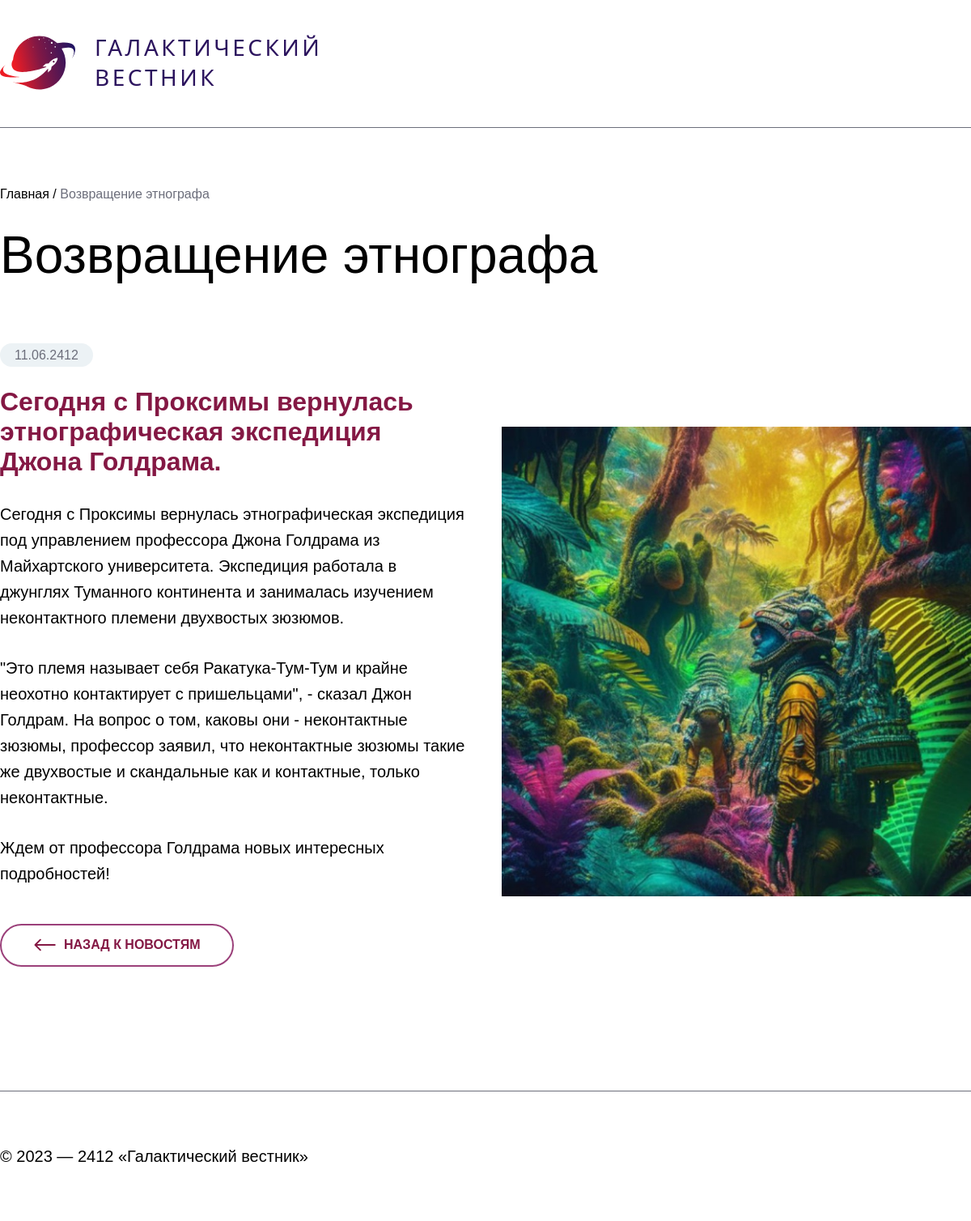
/posts?id=16&page=1, run on the app's committed database.
### tables this page shows
CREATE TABLE `news` (
  `id` int(11) unsigned NOT NULL AUTO_INCREMENT,
  `date` datetime NULL DEFAULT NULL,
  `title` varchar(250) NOT NULL DEFAULT '',
  `announce` text NULL DEFAULT NULL,
  `content` text NULL DEFAULT NULL,
  `image` varchar(250) NOT NULL DEFAULT '',
  PRIMARY KEY (`id`),
  KEY `id` (`id`),

  KEY `idx_news_date` (`date`));

### app/controllers/posts/show.php (called while the page is built)
<?php
$db = \core\App::get('\core\Db');
$id = $_GET['id'] ?? 0;
$page = $_GET['page'] ?? 1;
$post = $db->query("SELECT id, DATE_FORMAT(`date`, '%d.%m.%Y') as fmt, title, announce, content, image FROM news WHERE id = ? LIMIT 1", [$id])->findOrFail();
require_once VIEWS . '/posts/show.tpl.php';

### public/index.php (called while the page is built, shortened)
<?php
require_once __DIR__ . '/makedb.php';
$router = new \core\Router();
$router->match();

### app/core/classes/App.php (called while the page is built, shortened)
<?php
class App
{
    protected static $container;
    public static function setContainer($container)
    {
        static::$container = $container;
    }
    public static function getContainer()
    {
        return static::$container;
    }
    public static function get($service)
    {
        return static::getContainer()->getService($service);
    }
}

### config/db.php (called while the page is built)
<?php
return [
    'host' => 'db',
    'dbname' => 'news',
    'username' => 'news',
    'password' => 'sfCt8FJCAo05LTZR',
    'charset' => 'utf8mb4',
    'options' => [
        PDO::ATTR_DEFAULT_FETCH_MODE => PDO::FETCH_ASSOC,
    ],
];

### app/core/classes/Db.php (called while the page is built, shortened)
<?php
final class Db
{
    private $connection;
    private PDOStatement $stmt;
    private static $instance = null;
    public static function getInstance()
    {
        if (self::$instance === null) {
            self::$instance = new self();
        }
        return self::$instance;
    }
    public function getConnection(array $db_config)
    {
        $dsn = "mysql:host={$db_config['host']};dbname={$db_config['dbname']};charset={$db_config['charset']}";
        try {
            $this->connection = new PDO($dsn, $db_config['username'], $db_config['password'], $db_config['options']);
            return $this;
        } catch (PDOException $e) {
            abort(500);
        }
    }
    public function query($query, $params = [])
    {
        try {
            $this->stmt = $this->connection->prepare($query);
            $this->stmt->execute($params);
        } catch (PDOException $e) {
            return false;
        }
        return $this;
    }
    public function find()
    {
        return $this->stmt->fetch();
    }
    public function findOrFail()
    {
        $res = $this->find();
        return $res;
    }
}

### public/makedb.php (called while the page is built, shortened)
<?php
$container = new \core\ServiceContainer();
$container->setService('\core\Db', function () {
    $db_config = require CONFIG . '/db.php';
    return (\core\Db::getInstance())->getConnection($db_config);
});

### app/core/classes/ServiceContainer.php (called while the page is built, shortened)
<?php
class ServiceContainer{
    protected $services = [];
    public function setService($service, $func){
        $this->services[$service] = $func;
    }
    public function getService($service){
        return call_user_func($this->services[$service]);
    }
}

### app/views/parts/current_news.php (the view)
<main class="wrapper margin-current-news">
    <div class="nav_text">
        <span class="text-for-date">Главная / </span>
        <span class="current_text_2 text-for-date"><?= $post['title'] ?> </span>
    </div>
    <div class="title-margin-current-news">
        <h1 class="text-1"><?= $post['title'] ?> </h1>
    </div>
    <div class="container-current-news">
        <div class="content-flex-current-news">
            <div class="container-date-current-news">
                <span class="text-for-date date-current-news"><?= $post['fmt'] ?> </span>
            </div>
            <div>
                <h2 class="text-2-fat announce-text-current-news"><?= $post['announce'] ?></h2>
            </div>
            <div class="text-p gap-for-p-current-news">
                <?= $post['content'] ?>
            </div>
            <div class="container-button-current-news">
                <span>
                    <a class="hover-button-current-news text-for-button" href="<?php PATH ?> /?page=<?= $page ?>">
                        <svg class="svg-block-current-news">
                            <use href='/images/arrow.svg#button-arrow'>
                            </use>
                        </svg>
                        Назад к новостям
                    </a>
                </span>
            </div>
        </div>
        <img class="image-current-news" src="./images/<?= $post['image'] ?>" alt="Фото новости">
    </div>
</main>

### app/core/classes/Router.php (shortened to what this page needs)
<?php
class Router
{
    protected $routes = [];
    protected $uri;
    protected $method;
    public function __construct()
    {
        $this->uri = trim(parse_url($_SERVER['REQUEST_URI'])['path'], '/');
        $this->method = $_POST['_method'] ?? $_SERVER['REQUEST_METHOD'];
    }
    public function match()
    {
        foreach ($this->routes as $route) {
            if (($route['uri'] === $this->uri) && ($route['method'] === strtoupper($this->method))) {
                require CONTROLLERS . "/{$route['controller']}";
                break;
            }
        }
    }
    public function add($uri, $controller, $method)
    {
        $this->routes[] = [
            'uri' => $uri,
            'controller' => $controller,
            'method' => $method,
        ];
        return $this;
    }
}

### app/views/parts/header.php (shortened to what this page needs)
<!DOCTYPE html>
<html lang="en">
<head>
    <link rel="stylesheet" href="/style/style.css">
</head>
<header>
    <div class="wrapper">
        <div class="logo">
            <a href="/">
                <div class="logo-flex">
                    <img src="/images/nav.svg" class="logo-img" />
                    <div class="logo-text">Галактический вестник</div>
                </div>
            </a>
        </div>
    </div>
</header>

### app/views/parts/footer.php
<footer>
    <div class="footer-text wrapper text-p">© 2023 — 2412 «Галактический вестник»</div>
</footer>

### public/style/style.css (style rules this page uses)
body { margin: 0; padding: 0; font-family: sans-serif; }
.wrapper { max-width: 1520px; margin: 0 auto; }
* { padding: 0; margin: 0; border: none; }
*, *::before, *::after { box-sizing: border-box; }
a, a:link, a:visited { text-decoration: none; }
aside, nav, footer, header, section, main { display: block; }
h1, h2, h3, h4, h5, h6, p { font-size: inherit; font-weight: inherit; }
span { margin: 0; padding: 0; border: 0; font-size: 100%; font: inherit; vertical-align: baseline; }
img { vertical-align: top; }
svg { margin: 0; padding: 0; }
img { max-width: 100%; height: auto; }
header { height: 157px; }
.logo { padding: 40px 0 0 0; width: 390px; }
.logo-flex { gap: 24px; display: flex; flex-direction: row; }
.logo-text { font-family: Segoe UI; font-weight: 400; font-style: normal; font-size: 28px; line-height: 132%; letter-spacing: 0.125em; text-transform: uppercase; color: #2c145e; }
.text-1 { font-weight: 400; font-size: 64px; line-height: 140%; font-style: normal; margin-top: 0; padding: 0; }
.text-p { font-weight: 400; font-style: normal; font-size: 20px; line-height: 160%; }
.text-for-date { font-weight: 400; font-size: 16px; line-height: 100%; }
.text-for-button { font-weight: 600; font-size: 16px; line-height: 100%; text-transform: uppercase; }
.text-2-fat { font-weight: 600; font-size: 32px; }
.nav_text { margin-top: 73px; }
.current_text_2 { color:#6C6E7B; }
.title-margin-current-news { margin-top: 22px; }
.container-date-current-news { padding: 6px 0 0 0; }
.date-current-news { padding: 6px 18px; border-radius: 20px; background-color: #ECF2F5; color: #6C6E7B; }
.container-current-news { display: grid; column-gap: 40px; grid-template-columns: 1fr 1fr; grid-auto-rows: 1fr; margin-top: 63px; }
.content-flex-current-news { display: flex; flex-direction: column; height: 100%; gap: 30px; }
.announce-text-current-news { color:#841844; }
.container-button-current-news { padding-top: 16px; padding-bottom: 16px; white-space: nowrap; }
.gap-for-p-current-news { display: flex; flex-direction: column; gap: 30px; }
.hover-button-current-news { border-radius: 50px; border: 2px #9B407A solid; padding: 16px 40px; transition: color 0.3s ease; color: #841844; display: inline-flex; align-items: center; white-space: nowrap; gap:10px; }
.svg-block-current-news { width: 27px; height: 17px; fill: #841844; transition: all 0.3s ease; }
.image-current-news { align-self: center; }
.margin-current-news { margin-bottom: 137px; }
.footer-text { border-top: 1px #6C6E7B solid; padding: 64px 0; }

### data on the page
news: title "Возвращение этнографа", fmt "11.06.2412", announce "Сегодня с Проксимы вернулась этнографическая экспедиция Джона Голдрама.", content "Сегодня с Проксимы вернулась этнографическая экспедиция под управлением профессора Джона Голдрама из Майхартского университета. Экспедиция работала в джунглях Туманного континента и занималась изучением неконтактного племени двухвостых зюзюмов. \"Это племя называет себя Ракатука-Тум-Тум и крайне неохотно контактирует с пришельцами\", - сказал Джон Голдрам. На вопрос о том, каковы они - неконтактные зюзюмы, профессор заявил, что неконтактные зюзюмы такие же двухвостые и скандальные как и контактные, только неконтактные. Ждем от профессора Голдрама новых интересных подробностей!", image (picture)
